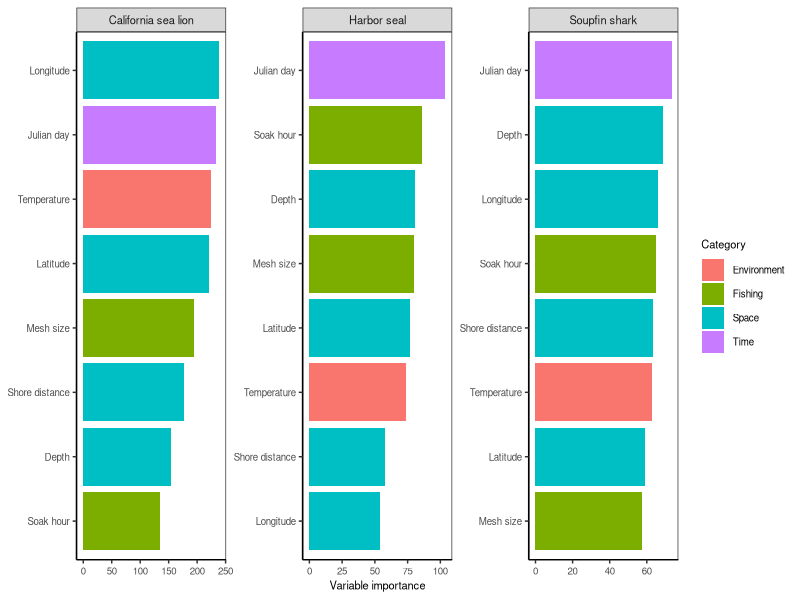

Source code (R): (Note: this script raises an error after producing the figure.)

# Clear workspace
rm(list = ls())

# Setup
################################################################################

# Packages
library(tidyverse)

# Directories
plotdir <- "figures"

# read in data

data <- read_csv("model_result/variable_importance.csv")

# Format data 

data <- data %>%
  mutate(variable = recode_factor(variable, 
                                "net_mesh_size_in" = "Mesh size", 
                                "haul_long_dd" = "Longitude",
                                "haul_lat_dd" = "Latitude",
                                "sst" = "Temperature",
                                "julian_day" = "Julian day",
                                "haul_depth_fa" = "Depth",
                                "dist_km" = "Shore distance",
                                "soak_hr" = "Soak hour")) %>%
  mutate(category = case_when(variable %in% c("Mesh size", "Soak hour")~"Fishing",
                              variable %in% c("Latitude", "Longitude", "Depth", "Shore distance")~"Space",
                              variable %in% c("Julian day")~"Time",
                              variable%in% c("Temperature")~"Environment"))

# Plot data
################################################################################

# Theme
base_theme <-  theme(axis.text=element_text(size=7),
                     axis.title=element_text(size=8),
                     legend.text=element_text(size=7),
                     legend.title=element_text(size=8),
                     strip.text=element_text(size=8),
                     # Gridlines
                     panel.grid.major = element_blank(), 
                     panel.grid.minor = element_blank(),
                     panel.background = element_blank(), 
                     axis.line = element_line(colour = "black"),
                     # Legend
                     legend.background = element_rect(fill=alpha('blue', 0)))

# Plot
g <- ggplot(data, aes(x=importance, 
                      y=tidytext::reorder_within(variable, importance, species),
                      fill = category)) +
  facet_wrap(~species, ncol=3, scales="free") +
  geom_bar(stat="identity") +
  scale_fill_discrete(name = "Category") +
  # Labels
  labs(x="Variable importance", y="Variables") +
  tidytext::scale_y_reordered() +
  # Theme
  theme_bw() + base_theme +
  theme(axis.title.y=element_blank())
g

# Export
ggsave(g, filename=file.path(plotdir, "Fig5_variable_importance.png"), 
       width=6.5, height=3, units="in", dpi=600)
